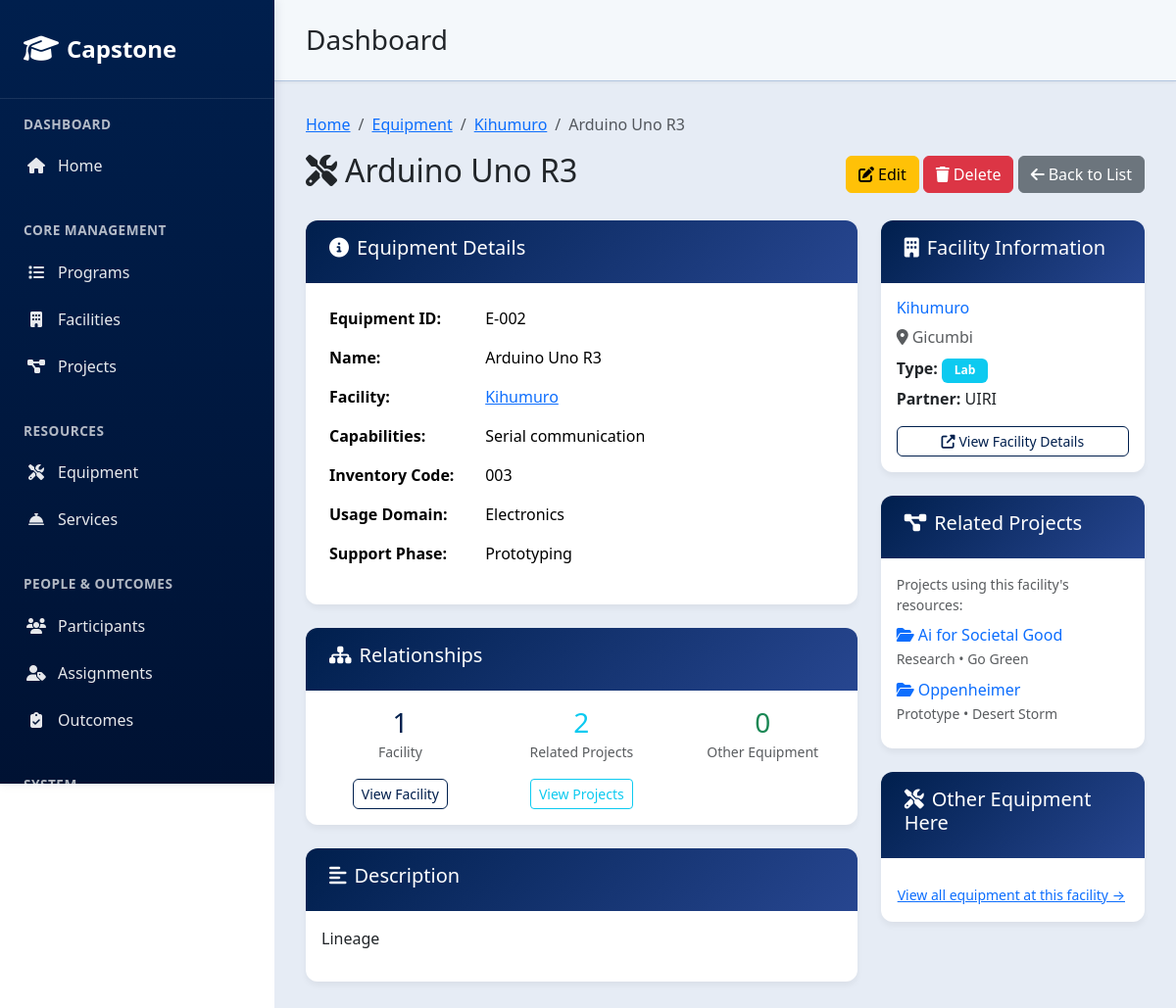
Page /equipment/2/ on the committed database.
### core/models.py (models this page shows, shortened)
class Equipment(models.Model):
    equipment_id = models.CharField(max_length=10, unique=True, blank=True, null=True)
    facility = models.ForeignKey('Facility', on_delete=models.PROTECT, related_name='equipment', null=True, blank=True)
    name = models.CharField(max_length=200)
    capabilities = models.CharField(max_length=255, blank=True, null=True)
    description = models.TextField(blank=True, null=True)
    inventory_code = models.CharField(max_length=100, blank=True, null=True)
    usage_domain = models.CharField(max_length=100, choices=(
        ('Electronics', 'Electronics'),
        ('Mechanical', 'Mechanical'),
        ('IoT', 'IoT'),
    ), blank=True, null=True)
    support_phase = models.CharField(max_length=100, choices=(
        ('Training', 'Training'),
        ('Prototyping', 'Prototyping'),
        ('Testing', 'Testing'),
        ('Commercialization', 'Commercialization'),
    ), blank=True, null=True)

class Facility(models.Model):
    facility_id = models.CharField(max_length=10, unique=True, blank=True, null=True)
    name = models.CharField(max_length=200)
    location = models.CharField(max_length=200)
    description = models.TextField()
    partner_organization = models.CharField(max_length=200, choices=PARTNER_ORGANIZATION_CHOICES, blank=True, null=True)
    facility_type = models.CharField(max_length=100, choices=FACILITY_TYPE_CHOICES)
    capabilities = models.CharField(max_length=255, choices=CAPABILITIES_CHOICES)

class Project(models.Model):
    project_id = models.CharField(max_length=10, unique=True, blank=True, null=True)
    program = models.ForeignKey('Program', on_delete=models.PROTECT, related_name='projects', null=True, blank=True)
    facility = models.ForeignKey('Facility', on_delete=models.PROTECT, related_name='projects', null=True, blank=True)
    title = models.CharField(max_length=200, default='New Project')
    nature_of_project = models.CharField(max_length=100, choices=(
        ('Research', 'Research'),
        ('Prototype', 'Prototype'),
        ('Applied', 'Applied'),
    ), default='Research')
    description = models.TextField(default='Project description')
    innovation_focus = models.CharField(max_length=255, blank=True, null=True)
    prototype_stage = models.CharField(max_length=100, choices=(
        ('Concept', 'Concept'),
        ('Prototype', 'Prototype'),
        ('MVP', 'MVP'),
        ('Market Launch', 'Market Launch'),
    ), blank=True, null=True)
    testing_requirements = models.TextField(blank=True, null=True)
    commercialization_plan = models.TextField(blank=True, null=True)

class Program(models.Model):
    program_id = models.CharField(max_length=10, unique=True, blank=True, null=True)
    name = models.CharField(max_length=200)
    description = models.TextField()
    national_alignment = models.CharField(max_length=255, choices=NATIONAL_ALIGNMENT_CHOICES, blank=True, null=True)
    focus_areas = models.CharField(max_length=255, choices=FOCUS_AREAS_CHOICES, help_text="Comma-separated list of domains")
    phases = models.CharField(max_length=255, choices=PHASES_CHOICES, help_text="Comma-separated list of phases")

### core/interfaces/controllers/equipment_views.py (the view)
# urls.py: path('equipment/<int:pk>/', equipment_views.EquipmentDetailView.as_view(), name='equipment_detail'),
class EquipmentDetailView(DetailView):
    model = Equipment
    template_name = "core/equipment_detail.html"
    context_object_name = "equipment"
    def get_queryset(self):
        return Equipment.objects.select_related('facility').prefetch_related(
            'facility__projects__program',
            'facility__equipment'
        )

### core/templates/core/equipment_detail.html (shortened to what this page needs)
{% extends 'core/base.html' %}
{% block content %}
<nav aria-label="breadcrumb" class="mb-3">
  <ol class="breadcrumb">
    <li class="breadcrumb-item"><a href="{% url 'home' %}">Home</a></li>
    <li class="breadcrumb-item"><a href="{% url 'equipment_list' %}">Equipment</a></li>
    {% if equipment.facility %}
      <li class="breadcrumb-item"><a href="{% url 'facility_detail' equipment.facility.pk %}">{{ equipment.facility.name }}</a></li>
    {% endif %}
    <li class="breadcrumb-item active" aria-current="page">{{ equipment.name }}</li>
  </ol>
</nav>
<div class="d-flex justify-content-between align-items-center mb-4">
  <h2><i class="fas fa-tools me-2"></i>{{ equipment.name }}</h2>
  <div>
    <a href="{% url 'equipment_update' equipment.pk %}" class="btn btn-warning">
      <i class="fas fa-edit me-1"></i>Edit
    </a>
    <a href="{% url 'equipment_delete' equipment.pk %}" class="btn btn-danger">
      <i class="fas fa-trash me-1"></i>Delete
    </a>
    <a href="{% url 'equipment_list' %}" class="btn btn-secondary">
      <i class="fas fa-arrow-left me-1"></i>Back to List
    </a>
  </div>
</div>
<div class="row">
  <div class="col-md-8">
    <div class="card">
      <div class="card-header">
        <h5><i class="fas fa-info-circle me-2"></i>Equipment Details</h5>
      </div>
      <div class="card-body">
        <table class="table table-borderless">
          <tr>
            <th style="width: 30%;">Equipment ID:</th>
            <td>{{ equipment.equipment_id }}</td>
          </tr>
          <tr>
            <th>Name:</th>
            <td>{{ equipment.name }}</td>
          </tr>
          <tr>
            <th>Facility:</th>
            <td><a href="{% url 'facility_detail' equipment.facility.pk %}">{{ equipment.facility.name }}</a></td>
          </tr>
          <tr>
            <th>Capabilities:</th>
            <td>{{ equipment.capabilities|default:"N/A" }}</td>
          </tr>
          <tr>
            <th>Inventory Code:</th>
            <td>{{ equipment.inventory_code|default:"N/A" }}</td>
          </tr>
          <tr>
            <th>Usage Domain:</th>
            <td>{{ equipment.usage_domain|default:"N/A" }}</td>
          </tr>
          <tr>
            <th>Support Phase:</th>
            <td>{{ equipment.support_phase|default:"N/A" }}</td>
          </tr>
        </table>
      </div>
    </div>
    <div class="card mt-4">
      <div class="card-header">
        <h5><i class="fas fa-sitemap me-2"></i>Relationships</h5>
      </div>
      <div class="card-body">
        <div class="row text-center">
          <div class="col-md-4">
            <div class="mb-3">
              <h3 class="text-primary mb-0">1</h3>
              <small class="text-muted">Facility</small>
            </div>
            <a href="{% url 'facility_detail' equipment.facility.pk %}" class="btn btn-sm btn-outline-primary">
              View Facility
            </a>
          </div>
          <div class="col-md-4">
            <div class="mb-3">
              <h3 class="text-info mb-0">{{ equipment.facility.projects.all.count }}</h3>
              <small class="text-muted">Related Projects</small>
            </div>
            {% if equipment.facility.projects.all.count > 0 %}
              <a href="{% url 'project_list' %}?facility={{ equipment.facility.pk }}" class="btn btn-sm btn-outline-info">
                View Projects
              </a>
            {% endif %}
          </div>
          <div class="col-md-4">
            <div class="mb-3">
              <h3 class="text-success mb-0">{{ equipment.facility.equipment.all.count|add:"-1" }}</h3>
              <small class="text-muted">Other Equipment</small>
            </div>
          </div>
        </div>
      </div>
    </div>
    {% if equipment.description %}
    <div class="card mt-4">
      <div class="card-header">
        <h5><i class="fas fa-align-left me-2"></i>Description</h5>
      </div>
      <div class="card-body">
        {{ equipment.description|linebreaks }}
      </div>
    </div>
    {% endif %}
  </div>
  <div class="col-md-4">
    <div class="card mb-4">
      <div class="card-header">
        <h5><i class="fas fa-building me-2"></i>Facility Information</h5>
      </div>
      <div class="card-body">
        <h6><a href="{% url 'facility_detail' equipment.facility.pk %}" class="text-decoration-none">{{ equipment.facility.name }}</a></h6>
        <p class="text-muted mb-2"><i class="fas fa-map-marker-alt me-1"></i>{{ equipment.facility.location }}</p>
        <p class="mb-1"><strong>Type:</strong>
          <span class="badge bg-info">{{ equipment.facility.facility_type|default:"N/A" }}</span>
        </p>
        <p class="mb-3"><strong>Partner:</strong> {{ equipment.facility.partner_organization|default:"N/A" }}</p>
        <div class="d-grid">
          <a href="{% url 'facility_detail' equipment.facility.pk %}" class="btn btn-sm btn-outline-primary">
            <i class="fas fa-external-link-alt me-1"></i>View Facility Details
          </a>
        </div>
      </div>
    </div>
    <div class="card mb-4">
      <div class="card-header">
        <h5><i class="fas fa-project-diagram me-2"></i>Related Projects</h5>
      </div>
      <div class="card-body">
        {% if equipment.facility.projects.all %}
          <p class="text-muted small mb-2">Projects using this facility's resources:</p>
          {% for project in equipment.facility.projects.all|slice:":5" %}
            <div class="mb-2">
              <a href="{% url 'project_detail' project.pk %}" class="text-decoration-none">
                <i class="fas fa-folder-open me-1"></i>{{ project.title }}
              </a>
              <br><small class="text-muted">{{ project.nature_of_project }} • {{ project.program.name }}</small>
            </div>
          {% endfor %}
        {% else %}
          <p class="text-muted mb-0">No projects currently using this facility.</p>
        {% endif %}
      </div>
    </div>
    <div class="card">
      <div class="card-header">
        <h5><i class="fas fa-tools me-2"></i>Other Equipment Here</h5>
      </div>
      <div class="card-body">
        {% if equipment.facility.equipment.all %}
          <div class="mt-2">
            <a href="{% url 'facility_detail' equipment.facility.pk %}" class="btn btn-sm btn-link p-0">
              View all equipment at this facility →
            </a>
          </div>
        {% else %}
          <p class="text-muted mb-0">This is the only equipment at this facility.</p>
        {% endif %}
      </div>
    </div>
  </div>
</div>
{% endblock %}

### core/templates/core/base.html (style rules this page uses)
:root { --primary-blue: #001f4d; --light-blue: #274690; --dark-blue: #001233; --blue-hover: #003366; }
.card { border: none; border-radius: 12px; box-shadow: 0 4px 6px rgba(0, 0, 0, 0.05); transition: all 0.3s ease; background: white; }
.card-header { background: linear-gradient(135deg, var(--primary-blue), var(--light-blue)); color: #fff; border-radius: 12px 12px 0 0 !important; padding: 1rem 1.5rem; border: none; }
.btn-outline-primary { color: var(--primary-blue); border-color: var(--primary-blue); border-radius: 6px; background: #fff; }
.badge { border-radius: 6px; padding: 0.4rem 0.8rem; background: var(--primary-blue); color: #fff; }
.text-primary { color: var(--primary-blue) !important; }

### rows in the picture
Equipment: facility.name "Kihumuro", name "Arduino Uno R3", equipment_id "E-002", capabilities "Serial communication", inventory_code "003", usage_domain "Electronics", support_phase "Prototyping", facility.projects.all.count "2", facility.equipment.all.count|add "0", description "Lineage", facility.location "Gicumbi", facility.facility_type "Lab", facility.partner_organization "UIRI"
Project: title "Ai for Societal Good", nature_of_project "Research", program.name "Go Green"
Project: title "Oppenheimer", nature_of_project "Prototype", program.name "Desert Storm"
